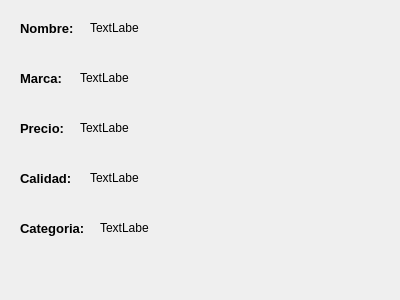
<?xml version="1.0" encoding="UTF-8"?>
<ui version="4.0">
 <class>productodialog</class>
 <widget class="QDialog" name="productodialog">
  <property name="geometry">
   <rect>
    <x>0</x>
    <y>0</y>
    <width>400</width>
    <height>300</height>
   </rect>
  </property>
  <property name="windowTitle">
   <string>Dialog</string>
  </property>
  <widget class="QLabel" name="label">
   <property name="geometry">
    <rect>
     <x>20</x>
     <y>20</y>
     <width>61</width>
     <height>16</height>
    </rect>
   </property>
   <property name="font">
    <font>
     <family>Arial</family>
     <pointsize>10</pointsize>
     <bold>true</bold>
    </font>
   </property>
   <property name="text">
    <string>Nombre:</string>
   </property>
  </widget>
  <widget class="QLabel" name="label_2">
   <property name="geometry">
    <rect>
     <x>20</x>
     <y>70</y>
     <width>61</width>
     <height>16</height>
    </rect>
   </property>
   <property name="font">
    <font>
     <family>Arial</family>
     <pointsize>10</pointsize>
     <bold>true</bold>
    </font>
   </property>
   <property name="text">
    <string>Marca:</string>
   </property>
  </widget>
  <widget class="QLabel" name="label_3">
   <property name="geometry">
    <rect>
     <x>20</x>
     <y>120</y>
     <width>49</width>
     <height>16</height>
    </rect>
   </property>
   <property name="font">
    <font>
     <family>Arial</family>
     <pointsize>10</pointsize>
     <bold>true</bold>
    </font>
   </property>
   <property name="text">
    <string>Precio:</string>
   </property>
  </widget>
  <widget class="QLabel" name="label_4">
   <property name="geometry">
    <rect>
     <x>20</x>
     <y>170</y>
     <width>61</width>
     <height>16</height>
    </rect>
   </property>
   <property name="font">
    <font>
     <family>Arial</family>
     <pointsize>10</pointsize>
     <bold>true</bold>
    </font>
   </property>
   <property name="text">
    <string>Calidad:</string>
   </property>
  </widget>
  <widget class="QLabel" name="label_5">
   <property name="geometry">
    <rect>
     <x>20</x>
     <y>220</y>
     <width>71</width>
     <height>16</height>
    </rect>
   </property>
   <property name="font">
    <font>
     <family>Arial</family>
     <pointsize>10</pointsize>
     <bold>true</bold>
    </font>
   </property>
   <property name="text">
    <string>Categoria:</string>
   </property>
  </widget>
  <widget class="QLabel" name="lblNombre">
   <property name="geometry">
    <rect>
     <x>90</x>
     <y>20</y>
     <width>49</width>
     <height>16</height>
    </rect>
   </property>
   <property name="text">
    <string>TextLabel</string>
   </property>
  </widget>
  <widget class="QLabel" name="lblMarca">
   <property name="geometry">
    <rect>
     <x>80</x>
     <y>70</y>
     <width>49</width>
     <height>16</height>
    </rect>
   </property>
   <property name="text">
    <string>TextLabel</string>
   </property>
  </widget>
  <widget class="QLabel" name="lblPrecio">
   <property name="geometry">
    <rect>
     <x>80</x>
     <y>120</y>
     <width>49</width>
     <height>16</height>
    </rect>
   </property>
   <property name="text">
    <string>TextLabel</string>
   </property>
  </widget>
  <widget class="QLabel" name="lblCalidad">
   <property name="geometry">
    <rect>
     <x>90</x>
     <y>170</y>
     <width>49</width>
     <height>16</height>
    </rect>
   </property>
   <property name="text">
    <string>TextLabel</string>
   </property>
  </widget>
  <widget class="QLabel" name="lblCategoria">
   <property name="geometry">
    <rect>
     <x>100</x>
     <y>220</y>
     <width>49</width>
     <height>16</height>
    </rect>
   </property>
   <property name="text">
    <string>TextLabel</string>
   </property>
  </widget>
 </widget>
 <resources/>
 <connections/>
</ui>
